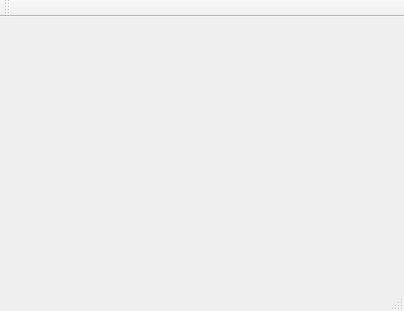
<?xml version="1.0" encoding="UTF-8"?>
<ui version="4.0">
 <class>MainView</class>
 <widget class="QMainWindow" name="MainView">
  <property name="geometry">
   <rect>
    <x>0</x>
    <y>0</y>
    <width>404</width>
    <height>311</height>
   </rect>
  </property>
  <property name="windowTitle">
   <string>MainView</string>
  </property>
  <widget class="QWidget" name="centralWidget"/>
  <widget class="QMenuBar" name="menuBar">
   <property name="geometry">
    <rect>
     <x>0</x>
     <y>0</y>
     <width>404</width>
     <height>20</height>
    </rect>
   </property>
  </widget>
  <widget class="QToolBar" name="mainToolBar">
   <attribute name="toolBarArea">
    <enum>TopToolBarArea</enum>
   </attribute>
   <attribute name="toolBarBreak">
    <bool>false</bool>
   </attribute>
  </widget>
  <widget class="QStatusBar" name="statusBar"/>
 </widget>
 <layoutdefault spacing="6" margin="11"/>
 <resources/>
 <connections/>
</ui>
